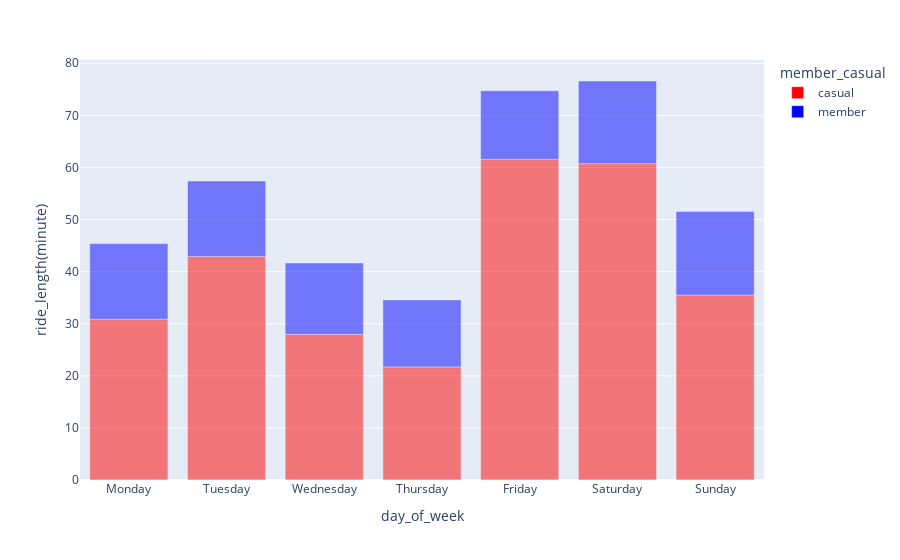

The cell this chart's notebook holds for it:
### Code cell
fig = px.bar(
    d6, 
    x='day_of_week',
    y = 'ride_length(minute)',
    color = 'member_casual',
    color_discrete_map= {'member' : 'blue',
    'casual': 'red'},
    opacity= 0.5
    )
fig.show()

### Figure 1 — Plotly figure (JSON) as saved in the notebook; plotly's stock layout.template omitted (floating-point values rounded to 4 significant figures)
{"data": [{"alignmentgroup": "True", "hovertemplate": "member_casual=casual<br>day_of_week=%{x}<br>ride_length(minute)=%{y}<extra></extra>", "legendgroup": "casual", "marker": {"color": "red", "opacity": 0.5, "pattern": {"shape": ""}}, "name": "casual", "offsetgroup": "casual", "orientation": "v", "showlegend": true, "textposition": "auto", "type": "bar", "x": ["Monday", "Tuesday", "Wednesday", "Thursday", "Friday", "Saturday", "Sunday"], "xaxis": "x", "y": [30.86, 42.91, 27.93, 21.7, 61.54, 60.72, 35.47], "yaxis": "y"}, {"alignmentgroup": "True", "hovertemplate": "member_casual=member<br>day_of_week=%{x}<br>ride_length(minute)=%{y}<extra></extra>", "legendgroup": "member", "marker": {"color": "blue", "opacity": 0.5, "pattern": {"shape": ""}}, "name": "member", "offsetgroup": "member", "orientation": "v", "showlegend": true, "textposition": "auto", "type": "bar", "x": ["Monday", "Tuesday", "Wednesday", "Thursday", "Friday", "Saturday", "Sunday"], "xaxis": "x", "y": [14.52, 14.47, 13.74, 12.87, 13.17, 15.87, 16.09], "yaxis": "y"}], "layout": {"barmode": "relative", "legend": {"title": {"text": "member_casual"}, "tracegroupgap": 0}, "margin": {"t": 60}, "xaxis": {"anchor": "y", "domain": [0, 1], "title": {"text": "day_of_week"}}, "yaxis": {"anchor": "x", "domain": [0, 1], "title": {"text": "ride_length(minute)"}}}}
